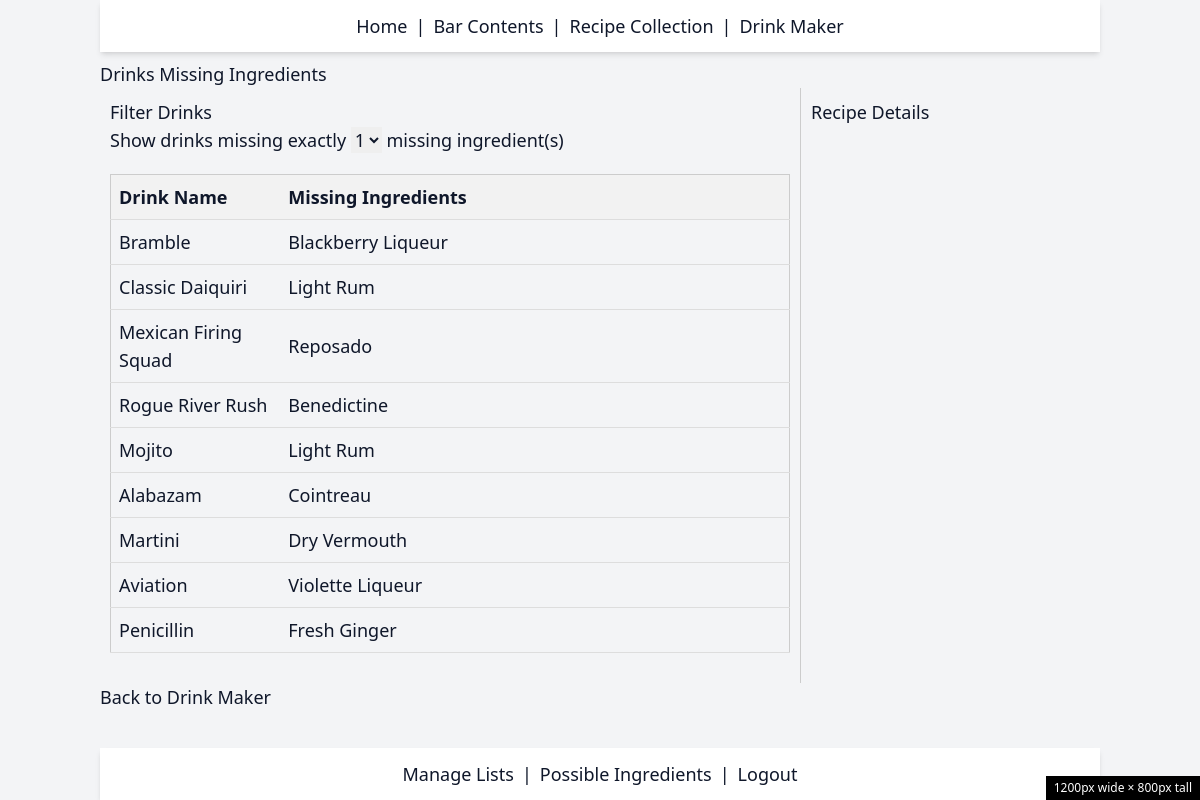
Page /drink/missing_one (signed in) on the committed database.
### tables this page shows
CREATE TABLE "Recipes" (
"drink" TEXT,
  "Glass" TEXT,
  "Garnish" TEXT,
  "Method" TEXT,
  "Ice" TEXT,
  "Notes" TEXT,
  "Base_Spirit" TEXT
);

### routes/drink_maker.py (the view)
@drink_maker_bp.route('/missing_one')
def missing_one():
    missing_one = get_drinks_missing_one()
    return render_template('missing_one.html', missing_one=missing_one)

### app.py (called while the page is built)
@app.before_request
def require_login():
    allowed_routes = ['login', 'static']
    if not session.get('logged_in') and request.endpoint not in allowed_routes:
        return redirect(url_for('login'))

### utils.py (called while the page is built)
def get_db_connection():
    conn = sqlite3.connect('cocktail_app.db')
    conn.row_factory = sqlite3.Row
    return conn

### templates/missing_one.html (shortened to what this page needs)
{% extends "base.html" %}
{% block content %}
    <h1>Drinks Missing Ingredients</h1>
    <div style="display: flex;">
        <div style="flex: 1; padding: 10px; max-width: 70%;">
            <div style="margin-bottom: 20px;">
                <h2>Filter Drinks</h2>
                <label for="missing-ingredients-filter">Show drinks missing exactly </label>
                <select id="missing-ingredients-filter" onchange="filterDrinks()">
                </select>
                <span> missing ingredient(s)</span>
            </div>
            <table id="drinks-table" border="1" style="border-collapse: collapse; width: 100%; table-layout: fixed;">
                <thead>
                    <tr>
                        <th style="width: 17.5%;">Drink Name</th>
                        <th style="width: 52.5%;">Missing Ingredients</th>
                    </tr>
                </thead>
                <tbody>
                    {% for drink, missing in missing_one %}
                        <tr onclick="showRecipe(this)" data-drink="{{ drink }}" data-missing="{{ missing.split(',')|length if missing else 0 }}">
                            <td>{{ drink }}</td>
                            <td>{{ missing|default('None') }}</td>
                        </tr>
                    {% endfor %}
                </tbody>
            </table>
        </div>
        <div style="flex: 0 0 30%; padding: 10px; border-left: 1px solid #ccc;">
            <h3>Recipe Details</h3>
        </div>
    </div>
    <a href="{{ url_for('drink_maker.drink_maker') }}">Back to Drink Maker</a>
{% endblock %}

### templates/missing_one.html (style rules this page uses)
table { border: 1px solid #ccc; margin-bottom: 20px; }
th, td { padding: 8px; text-align: left; border-bottom: 1px solid #ddd; }
th { background-color: #f2f2f2; cursor: pointer; }

### rows in the picture
Recipes: drink "Bramble", missing "Blackberry Liqueur"
Recipes: drink "Classic Daiquiri", Base_Spirit "Light Rum"
Recipes: drink "Mexican Firing Squad", Base_Spirit "Reposado"
Recipes: drink "Rogue River Rush", missing "Benedictine"
Recipes: drink "Mojito", Base_Spirit "Light Rum"
Recipes: drink "Alabazam", missing "Cointreau"
Recipes: drink "Martini", missing "Dry Vermouth"
Recipes: drink "Aviation", missing "Violette Liqueur"
Recipes: drink "Penicillin", missing "Fresh Ginger"
